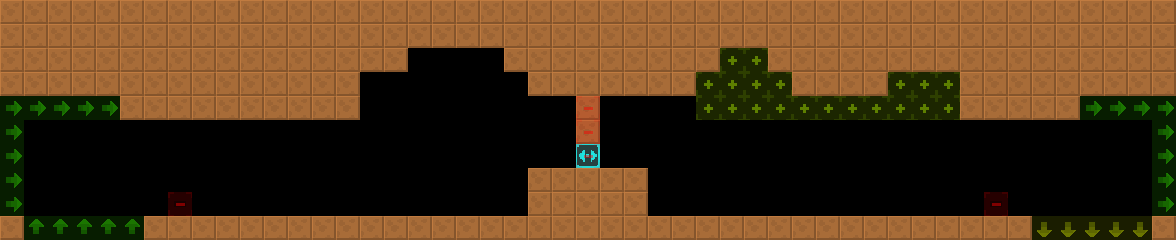

Tiled map render using the project's own tile images. Description and the map definition, with tile-layer contents summarised, below:
An orthogonal 49x10 tile map with 24x24 px tiles, 2 tile layers (col, lnk), 2 tilesets and 2 objects (2x Door).

<map version="1.4" tiledversion="1.4.2" orientation="orthogonal" renderorder="right-down" width="49" height="10" tilewidth="24" tileheight="24" infinite="0" nextlayerid="4" nextobjectid="8">
 <tileset firstgid="6" source="../../lnk.tsx" />
 <tileset firstgid="1" source="../../col.tsx" />
 <layer id="1" name="col" width="49" height="10">
  <data>[490 cells, 243 non-empty, 2 distinct tile ids]</data>
 </layer>
 <layer id="2" name="lnk" width="49" height="10" opacity="0.5">
  <data>[490 cells, 52 non-empty, 5 distinct tile ids]</data>
 </layer>
 <objectgroup id="3" name="markers" opacity="0.5">
  <object id="1" name="Door" type="Door" x="168" y="192" width="24" height="24">
   <properties>
    <property name="yr" value="0" />
    <property name="xr" value="0" />
   </properties>
  </object>
  <object id="2" name="Door" type="Door" x="984" y="192" width="24" height="24">
   <properties>
    <property name="yr" value="0" />
    <property name="xr" value="0" />
   </properties>
  </object>
 </objectgroup>
</map>
